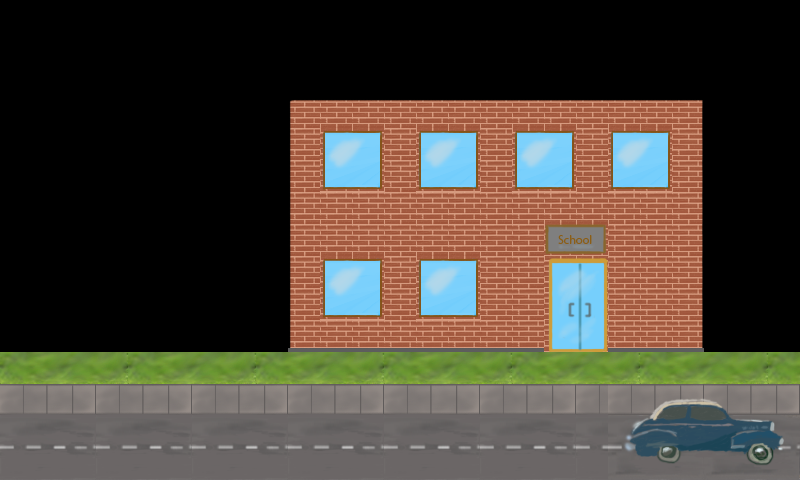

A 2D game scene composited from a Tiled map and its tileset images. What follows is a short description and the map's XML, with each tile layer's data collapsed to a summary:
An orthogonal 25x15 tile map with 32x32 px tiles, 1 tile layer (Tile Layer 1).

<map version="1.0" orientation="orthogonal" renderorder="right-down" width="25" height="15" tilewidth="32" tileheight="32">
 <tileset firstgid="1" name="school" tilewidth="32" tileheight="32">
  <image source="../tile/school.png" width="480" height="480" />
 </tileset>
 <layer name="Tile Layer 1" width="25" height="15">
  <data>[375 cells, 207 non-empty, 53 distinct tile ids]</data>
 </layer>
</map>